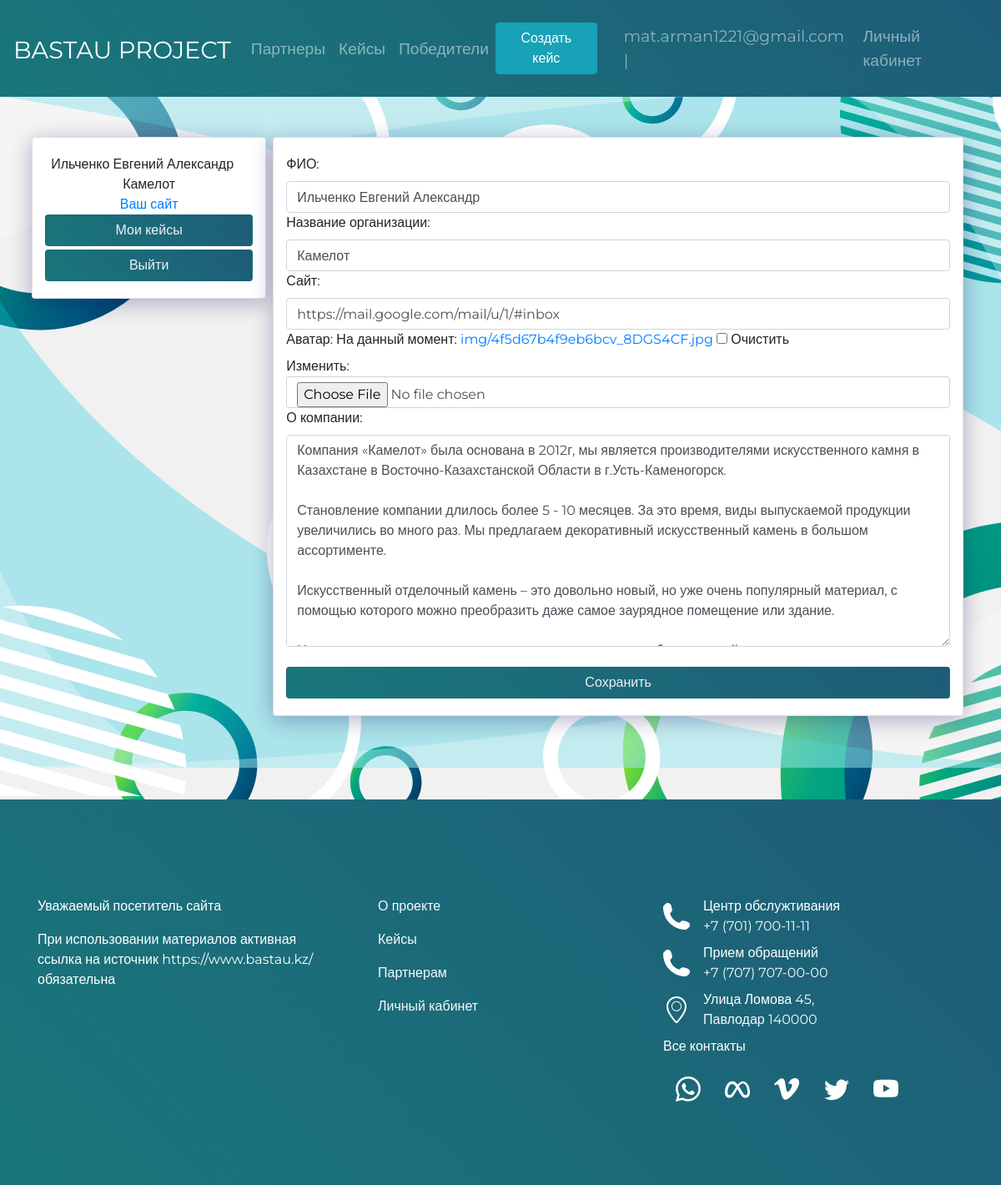
/personal_partner/21 (signed in), run on an earlier commit of the app's database.
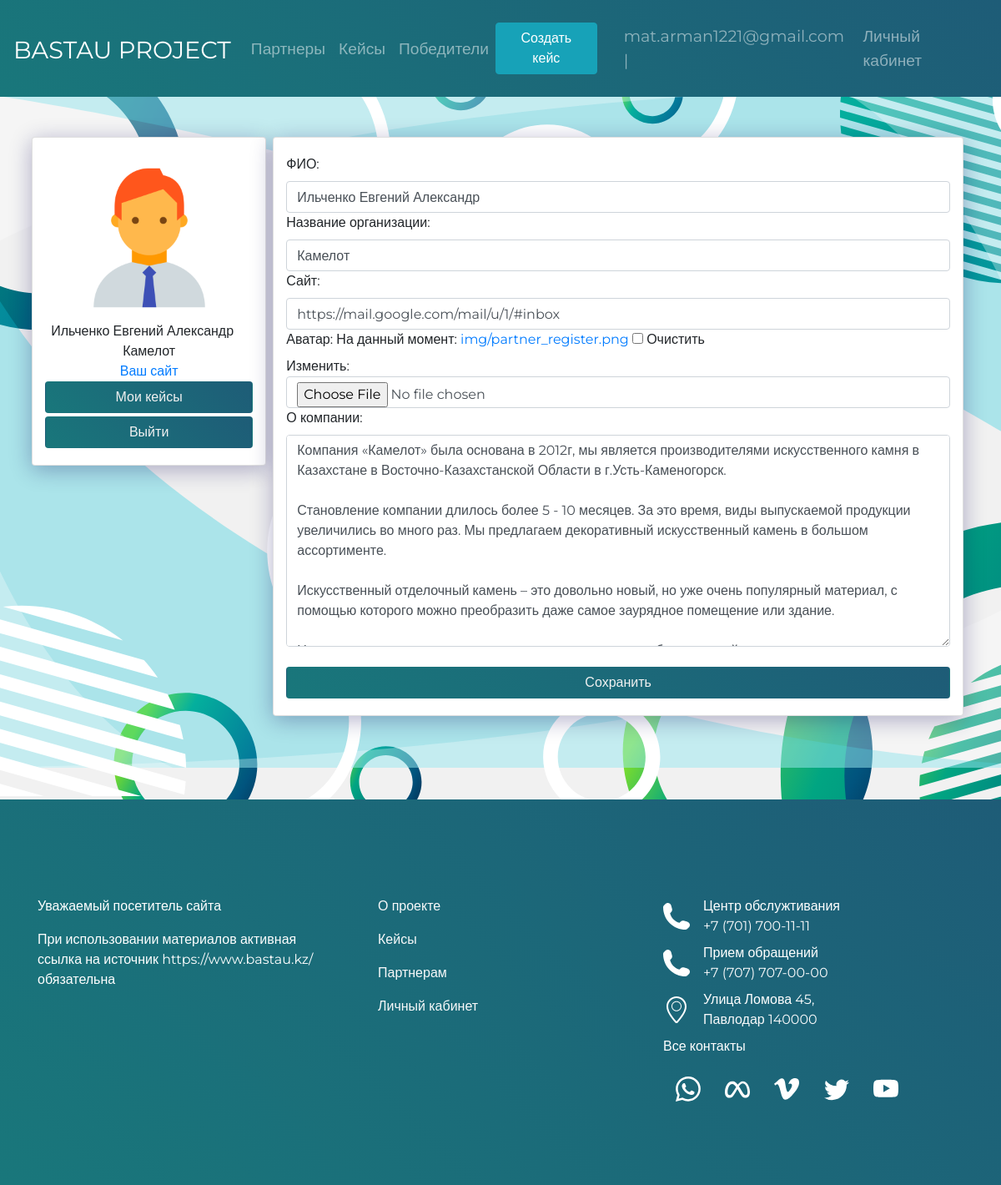
And on a later commit of the database.
### BastauApp/models.py (models this page shows, shortened)
class Partner(models.Model):
    user = models.OneToOneField(User, verbose_name='id', on_delete=models.CASCADE, primary_key=True)
    Fio = models.CharField(max_length=100, verbose_name='ФИО', blank=True)
    name_of_partner = models.CharField(max_length=100, verbose_name='Название организации')
    site = models.URLField(max_length=200, verbose_name='Сайт')
    avatar = models.ImageField("Аватар", upload_to="img/", blank=True)
    about_company = models.TextField(max_length=1000,verbose_name='О компании')
    class Meta:
        verbose_name = "Партнер"
        verbose_name_plural = "Партнеры"

### BastauApp/views.py (the view)
# urls.py: path('personal_partner/<int:pk>', partner_update.as_view(), name='personal_partner'),
class partner_update(PartnerPermissionMixin,UpdateView):
    model = Partner
    fields = ['Fio', 'name_of_partner', 'site', 'avatar', 'about_company']
    success_url = "/"
    context_object_name = 'partner'
    template_name = 'personal_partner.html'
    extra_context = {'menu': menu}

### BastauApp/permissions.py (called while the page is built)
    def has_permissions(self):
        return self.get_object().user == self.request.user

    def dispatch(self, request, *args, **kwargs):
        if not self.has_permissions():
            raise Http404()
        return super().dispatch(request, *args, **kwargs)

### BastauApp/templates/personal_partner.html (shortened to what this page needs)
{% extends 'base.html' %}
{% load widget_tweaks %}
{% load static %}
 {% block content %}
    <div class="lk-fon">
        <div class="container pt-5">
            <div class="row">
                <div class=" card col-lg-3 main-cases__item mb-1 mr-2 ml-2 h-100">
                    {% if partner.avatar %}
                        <div class="d-flex justify-content-center"><img src="{{partner.avatar.url}}" alt="" width="200px"></div>
                    {% else %}
                       <div class="d-flex justify-content-center"><img src="{% static 'img_register/avatar_partners.png' %}"  height="200px"></div>
                    {% endif %}
                    <div class="d-flex justify-content-center mr-3 text-center">{{partner.Fio}}</div>
                    <div class="d-flex justify-content-center">{{partner.name_of_partner}}</div>
                    <div class="d-flex justify-content-center"><a href="{{partner.site}}">Ваш сайт</a></div>
                    <a href='{% url "mycases" %}'><button class="btn btn-block btn-gradient">Мои кейсы</button></a>
                    <a href='/logout/'><button class="btn btn-block btn-gradient mt-1">Выйти</button></a>
                </div>
                <div class="main-cases__item col-lg card">
                    <form action="" method="POST" enctype="multipart/form-data">
                            {% for field in form %}
                                    {{ field.label_tag }}
                                    {% render_field field class="form-control" %}
                            {% endfor %}<br>
                        <input type="submit" value="Сохранить" class="btn btn-block btn-gradient">
                    </form>
                </div>
           </div>
        </div>
    </div>
{% endblock %}

What changed in the data, as far as the page shows it:
changed Partner "Ильченко Евгений Александр": avatar: picture added
Also different on the page:
text no longer shown: "На данный момент: img/4f5d67b4f9eb6bcv_8DGS4CF.jpg Очистить Изменить:"
text now shown: "На данный момент: img/partner_register.png Очистить Изменить:"
